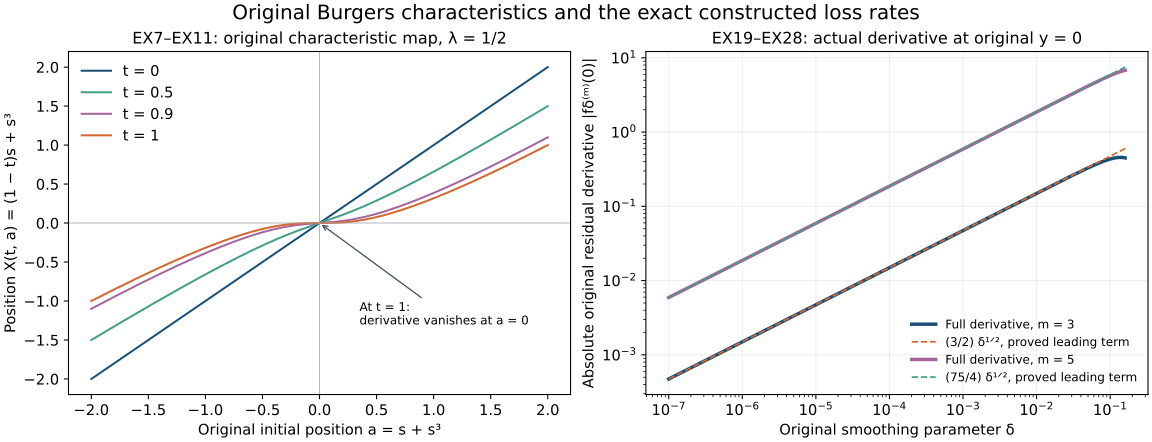

This figure's Python source:
"""Original characteristic coordinates and full residual derivatives at the origin."""
from pathlib import Path
import numpy as np
import sympy as z
import matplotlib
matplotlib.use('Agg')
import matplotlib.pyplot as plt
R=Path(__file__).resolve().parent
def records(m):
 ts=[(1,0,(0,)*(m+1),1)]
 for _ in range(m):
  nxt=[]
  for c,j,a,b in ts:
   nxt.append((c,j+1,a,b+1))
   for k,v in enumerate(a):
    if v:
     aa=list(a);aa[k]-=1;aa[k+1]+=1;nxt.append((c*v,j,tuple(aa),b+1))
   aa=list(a);aa[0]+=1;nxt.append((-b*c,j,tuple(aa),b+2))
  ts=nxt
 return ts
def jet(beta,j):return z.Integer(0) if j%2==0 else z.factorial(j)*z.binomial(beta,(j-1)//2)
def residual_at_origin(delta,n):
 m=2*n+1;q=z.Rational(4*n+1,2);qf=float(q);C=(1+delta**2)**(-qf/2);value=np.zeros_like(delta)
 for c,j,a,b in records(m):
  N=sum(a);coef=c*jet(q/2-1,j)*z.prod(jet(q/2,k+2)**v for k,v in enumerate(a))
  value-=float(coef)*C**(1+N)*delta**(qf+1-m+qf*N)/(1+C*delta**qf)**b
 return value
plt.rcParams.update({'font.size':11,'axes.titlesize':12,'figure.dpi':160})
fig,axes=plt.subplots(1,2,figsize=(12,4.6),constrained_layout=True)
s=np.linspace(-1,1,900);a=s+s**3
for t,color in [(0,'#184f77'),(.5,'#429e86'),(.9,'#a5649c'),(1,'#d56631')]:
 axes[0].plot(a,(1-t)*s+s**3,label=f't = {t:g}',color=color)
axes[0].set(title='EX7–EX11: original characteristic map, λ = 1/2',xlabel='Original initial position a = s + s³',ylabel='Position X(t, a) = (1 − t)s + s³')
axes[0].axhline(0,color='#9ba8b1',lw=.6);axes[0].axvline(0,color='#9ba8b1',lw=.6);axes[0].legend(loc='upper left',frameon=False)
axes[0].annotate('At t = 1:\nderivative vanishes at a = 0',xy=(0,0),xytext=(.35,-1.3),arrowprops=dict(arrowstyle='->',color='#485563'),fontsize=9)
delta=np.geomspace(1e-7,.16,300)
for n,color in [(1,'#184f77'),(2,'#a5649c')]:
 m=2*n+1;A=float(z.factorial(m)*z.binomial(n-1+z.Rational(1,4),n))
 axes[1].loglog(delta,np.abs(residual_at_origin(delta,n)),color=color,lw=2.6,label=f'Full derivative, m = {m}')
 axes[1].loglog(delta,A*np.sqrt(delta),'--',color='#d56631' if n==1 else '#429e86',lw=1.3,label=('(3/2)' if n==1 else '(75/4)')+' δ¹ᐟ², proved leading term')
axes[1].set(title='EX19–EX28: actual derivative at original y = 0',xlabel='Original smoothing parameter δ',ylabel='Absolute original residual derivative |fδ⁽ᵐ⁾(0)|')
axes[1].legend(loc='lower right',fontsize=9,frameon=False);axes[1].grid(True,which='major',alpha=.2)
fig.suptitle('Original Burgers characteristics and the exact constructed loss rates',fontsize=15)
for ext in ['png','svg']:fig.savefig(R/('burgers-characteristics-and-loss-rates.'+ext))
plt.close(fig)
